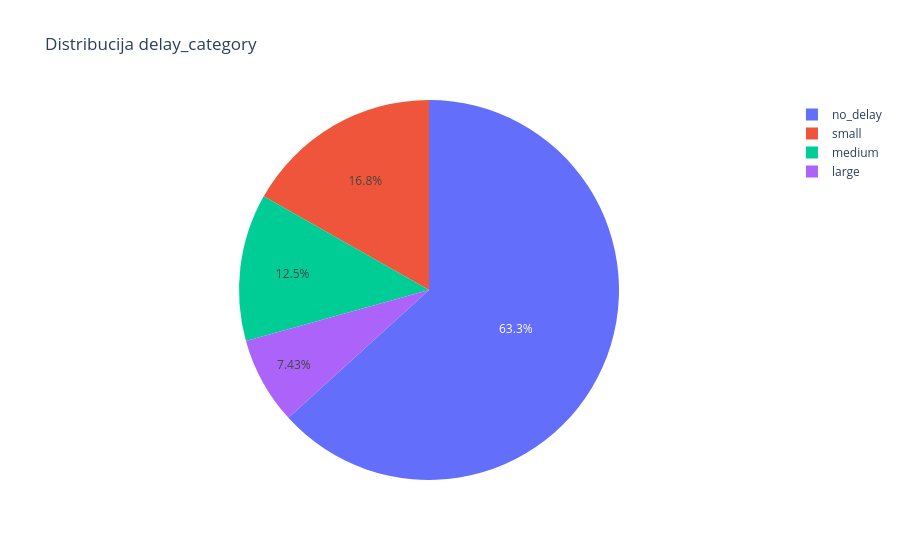

This figure's notebook cell:
### Code cell
fig_delay_category = px.pie(
    delay_category,
    names="delay_category",
    values="flights_count",
    title="Distribucija delay_category",
)
fig_delay_category.show()

### Figure 1 — Plotly figure (JSON) as saved in the notebook; plotly's stock layout.template omitted (floating-point values rounded to 4 significant figures)
{"data": [{"domain": {"x": [0, 1], "y": [0, 1]}, "hovertemplate": "delay_category=%{label}<br>flights_count=%{value}<extra></extra>", "labels": ["no_delay", "small", "medium", "large"], "legendgroup": "", "name": "", "showlegend": true, "type": "pie", "values": [327157, 86821, 64803, 38441]}], "layout": {"legend": {"tracegroupgap": 0}, "title": {"text": "Distribucija delay_category"}}}
